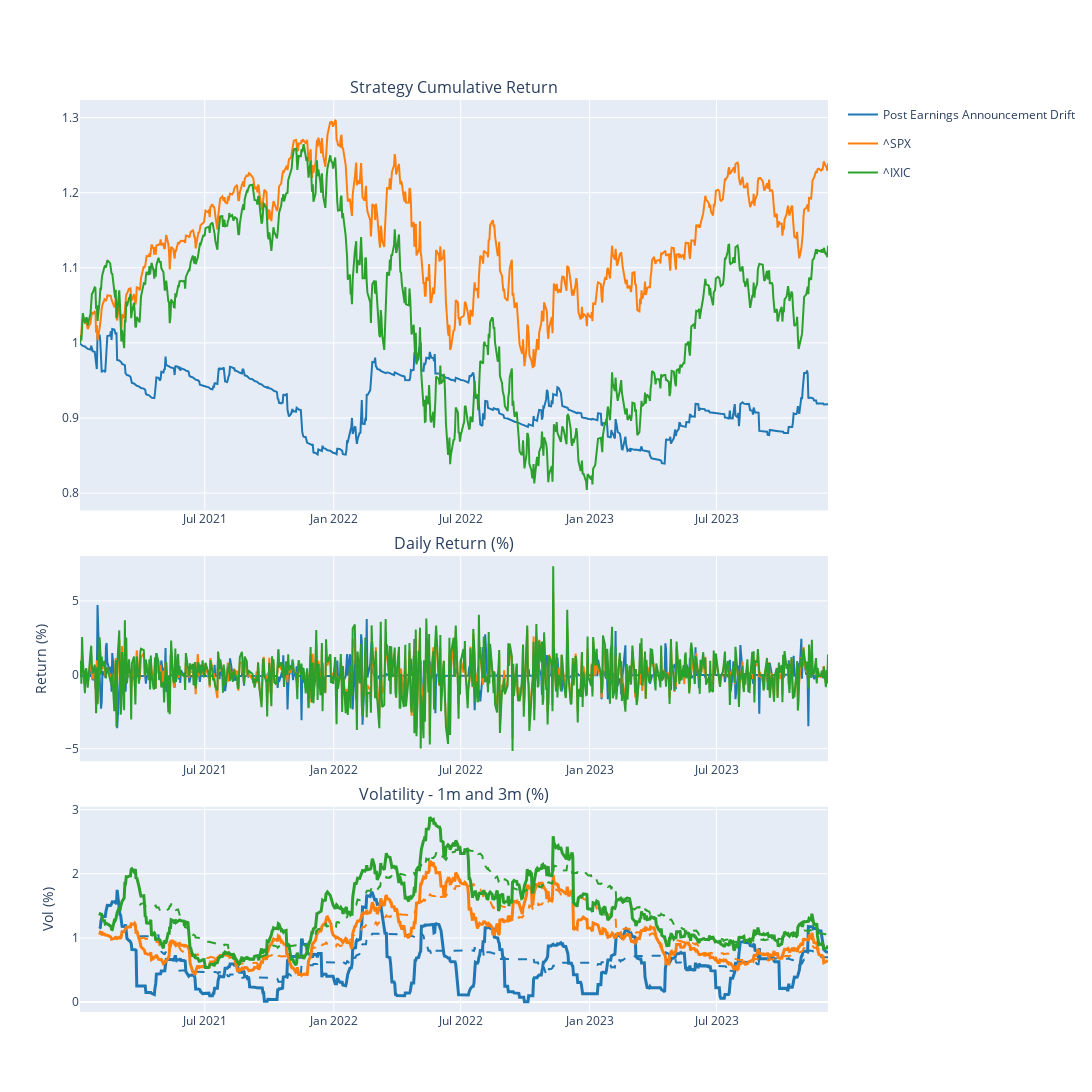
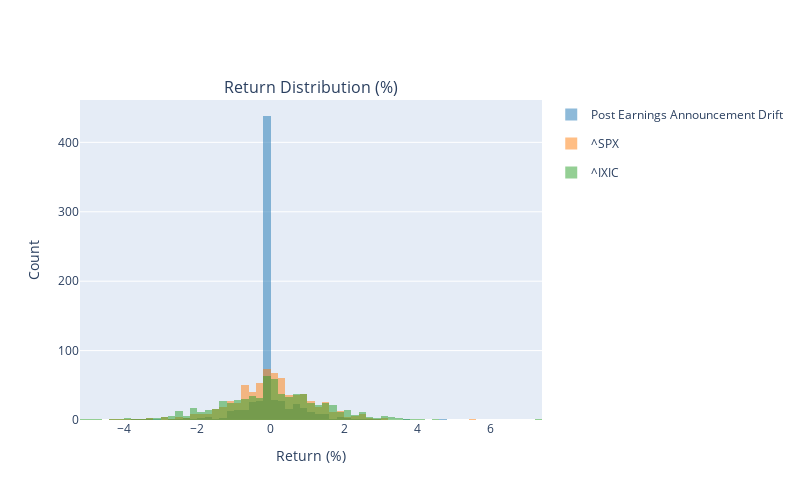
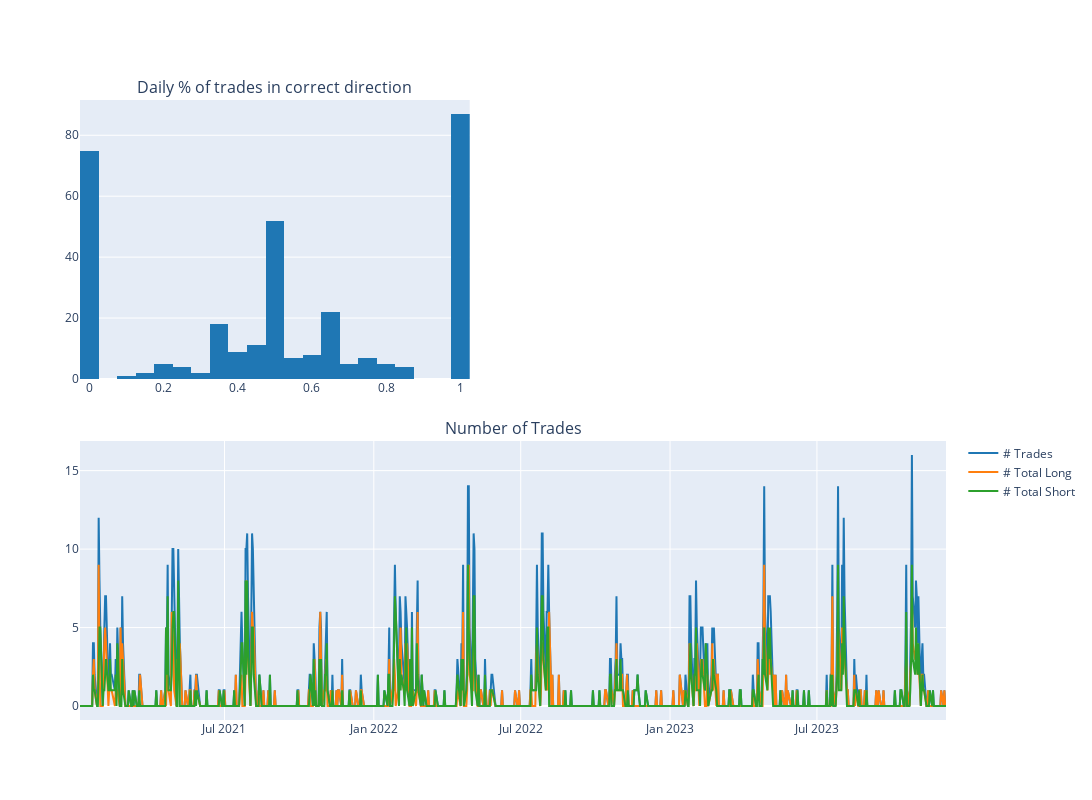

The notebook cell these images were saved under, in order:
### Code cell
strategy = PostEarningsAnnouncementDrift()    
strategy.set_stock_universe(stock_universe)
strategy.set_start_date(start_date)
strategy.set_end_date(end_date)
strategy.preprocess_data()
strategy.generate_position()
strategy.backtest_summary()

### Figure 1 — Plotly figure (JSON) as saved in the notebook; plotly's stock layout.template omitted (floating-point values rounded to 4 significant figures; data arrays with more than 128 entries replaced by an {"elided": "..."} marker saying what was removed)
{"data": [{"legendgroup": "Post Earnings Announcement Drift", "marker": {"color": "rgb(31, 119, 180)"}, "name": "Post Earnings Announcement Drift", "type": "scatter", "x": {"elided": "738 str values"}, "xaxis": "x", "y": {"elided": "738 float values"}, "yaxis": "y"}, {"legendgroup": "Post Earnings Announcement Drift", "marker": {"color": "rgb(31, 119, 180)"}, "name": "Post Earnings Announcement Drift", "showlegend": false, "type": "scatter", "x": {"elided": "738 str values"}, "xaxis": "x2", "y": {"elided": "738 float values"}, "yaxis": "y2"}, {"legendgroup": "Post Earnings Announcement Drift", "line": {"width": 3}, "marker": {"color": "rgb(31, 119, 180)"}, "name": "1m - Post Earnings Announcement Drift", "showlegend": false, "type": "scatter", "x": {"elided": "738 str values"}, "xaxis": "x3", "y": {"elided": "738 float values"}, "yaxis": "y3"}, {"legendgroup": "Post Earnings Announcement Drift", "line": {"dash": "dash"}, "marker": {"color": "rgb(31, 119, 180)"}, "name": "3m - Post Earnings Announcement Drift", "showlegend": false, "type": "scatter", "x": {"elided": "738 str values"}, "xaxis": "x3", "y": {"elided": "738 float values"}, "yaxis": "y3"}, {"legendgroup": "^SPX", "marker": {"color": "rgb(255, 127, 14)"}, "name": "^SPX", "type": "scatter", "x": {"elided": "738 str values"}, "xaxis": "x", "y": {"elided": "738 float values"}, "yaxis": "y"}, {"legendgroup": "^SPX", "marker": {"color": "rgb(255, 127, 14)"}, "name": "^SPX", "showlegend": false, "type": "scatter", "x": {"elided": "738 str values"}, "xaxis": "x2", "y": {"elided": "738 float values"}, "yaxis": "y2"}, {"legendgroup": "^SPX", "line": {"width": 3}, "marker": {"color": "rgb(255, 127, 14)"}, "name": "1m - ^SPX", "showlegend": false, "type": "scatter", "x": {"elided": "738 str values"}, "xaxis": "x3", "y": {"elided": "738 float values"}, "yaxis": "y3"}, {"legendgroup": "^SPX", "line": {"dash": "dash"}, "marker": {"color": "rgb(255, 127, 14)"}, "name": "3m - ^SPX", "showlegend": false, "type": "scatter", "x": {"elided": "738 str values"}, "xaxis": "x3", "y": {"elided": "738 float values"}, "yaxis": "y3"}, {"legendgroup": "^IXIC", "marker": {"color": "rgb(44, 160, 44)"}, "name": "^IXIC", "type": "scatter", "x": {"elided": "738 str values"}, "xaxis": "x", "y": {"elided": "738 float values"}, "yaxis": "y"}, {"legendgroup": "^IXIC", "marker": {"color": "rgb(44, 160, 44)"}, "name": "^IXIC", "showlegend": false, "type": "scatter", "x": {"elided": "738 str values"}, "xaxis": "x2", "y": {"elided": "738 float values"}, "yaxis": "y2"}, {"legendgroup": "^IXIC", "line": {"width": 3}, "marker": {"color": "rgb(44, 160, 44)"}, "name": "1m - ^IXIC", "showlegend": false, "type": "scatter", "x": {"elided": "738 str values"}, "xaxis": "x3", "y": {"elided": "738 float values"}, "yaxis": "y3"}, {"legendgroup": "^IXIC", "line": {"dash": "dash"}, "marker": {"color": "rgb(44, 160, 44)"}, "name": "3m - ^IXIC", "showlegend": false, "type": "scatter", "x": {"elided": "738 str values"}, "xaxis": "x3", "y": {"elided": "738 float values"}, "yaxis": "y3"}], "layout": {"annotations": [{"font": {"size": 16}, "showarrow": false, "text": "Strategy Cumulative Return", "x": 0.5, "xanchor": "center", "xref": "paper", "y": 1, "yanchor": "bottom", "yref": "paper"}, {"font": {"size": 16}, "showarrow": false, "text": "Daily Return (%)", "x": 0.5, "xanchor": "center", "xref": "paper", "y": 0.5, "yanchor": "bottom", "yref": "paper"}, {"font": {"size": 16}, "showarrow": false, "text": "Volatility - 1m and 3m (%)", "x": 0.5, "xanchor": "center", "xref": "paper", "y": 0.225, "yanchor": "bottom", "yref": "paper"}], "height": 1200, "width": 1500, "xaxis": {"anchor": "y", "domain": [0, 1], "matches": "x3", "showticklabels": true}, "xaxis2": {"anchor": "y2", "domain": [0, 1], "matches": "x3", "showticklabels": true}, "xaxis3": {"anchor": "y3", "domain": [0, 1], "showticklabels": true}, "yaxis": {"anchor": "x", "domain": [0.55, 1]}, "yaxis2": {"anchor": "x2", "domain": [0.275, 0.5], "title": {"text": "Return (%)"}}, "yaxis3": {"anchor": "x3", "domain": [0, 0.225], "title": {"text": "Vol (%)"}}}}

### Figure 2 — Plotly figure (JSON) as saved in the notebook; plotly's stock layout.template omitted (floating-point values rounded to 4 significant figures; data arrays with more than 128 entries replaced by an {"elided": "..."} marker saying what was removed)
{"data": [{"legendgroup": "Post Earnings Announcement Drift", "marker": {"color": "rgb(31, 119, 180)"}, "name": "Post Earnings Announcement Drift", "opacity": 0.5, "showlegend": true, "type": "histogram", "x": {"elided": "716 float values"}, "xaxis": "x", "xbins": {"size": 0.2}, "yaxis": "y"}, {"legendgroup": "^SPX", "marker": {"color": "rgb(255, 127, 14)"}, "name": "^SPX", "opacity": 0.5, "showlegend": true, "type": "histogram", "x": {"elided": "716 float values"}, "xaxis": "x", "xbins": {"size": 0.2}, "yaxis": "y"}, {"legendgroup": "^IXIC", "marker": {"color": "rgb(44, 160, 44)"}, "name": "^IXIC", "opacity": 0.5, "showlegend": true, "type": "histogram", "x": {"elided": "716 float values"}, "xaxis": "x", "xbins": {"size": 0.2}, "yaxis": "y"}], "layout": {"annotations": [{"font": {"size": 16}, "showarrow": false, "text": "Return Distribution (%)", "x": 0.5, "xanchor": "center", "xref": "paper", "y": 1, "yanchor": "bottom", "yref": "paper"}], "barmode": "overlay", "height": 500, "hovermode": "x", "width": 800, "xaxis": {"anchor": "y", "domain": [0, 1], "title": {"text": "Return (%)"}}, "yaxis": {"anchor": "x", "domain": [0, 1], "title": {"text": "Count"}}}}

### Figure 3 — Plotly figure (JSON) as saved in the notebook; plotly's stock layout.template omitted (floating-point values rounded to 4 significant figures; data arrays with more than 128 entries replaced by an {"elided": "..."} marker saying what was removed)
{"data": [{"marker": {"color": "rgb(31, 119, 180)"}, "nbinsx": 40, "showlegend": false, "type": "histogram", "x": {"elided": "738 float values"}, "xaxis": "x", "yaxis": "y"}, {"marker": {"color": "rgb(31, 119, 180)"}, "name": "# Trades", "showlegend": true, "type": "scatter", "x": {"elided": "738 str values"}, "xaxis": "x3", "y": {"elided": "738 int values"}, "yaxis": "y3"}, {"marker": {"color": "rgb(255, 127, 14)"}, "name": "# Total Long", "showlegend": true, "type": "scatter", "x": {"elided": "738 str values"}, "xaxis": "x3", "y": {"elided": "738 int values"}, "yaxis": "y3"}, {"marker": {"color": "rgb(44, 160, 44)"}, "name": "# Total Short", "showlegend": true, "type": "scatter", "x": {"elided": "738 str values"}, "xaxis": "x3", "y": {"elided": "738 int values"}, "yaxis": "y3"}], "layout": {"annotations": [{"font": {"size": 16}, "showarrow": false, "text": "Daily % of trades in correct direction", "x": 0.225, "xanchor": "center", "xref": "paper", "y": 1, "yanchor": "bottom", "yref": "paper"}, {"font": {"size": 16}, "showarrow": false, "text": "Number of Trades", "x": 0.5, "xanchor": "center", "xref": "paper", "y": 0.45, "yanchor": "bottom", "yref": "paper"}], "height": 800, "hovermode": "x", "legend": {"y": 0.4}, "width": 1300, "xaxis": {"anchor": "y", "domain": [0, 0.45]}, "xaxis2": {"anchor": "y2", "domain": [0.55, 1]}, "xaxis3": {"anchor": "y3", "domain": [0, 1]}, "yaxis": {"anchor": "x", "domain": [0.55, 1]}, "yaxis2": {"anchor": "x2", "domain": [0.55, 1]}, "yaxis3": {"anchor": "x3", "domain": [0, 0.45]}}}
